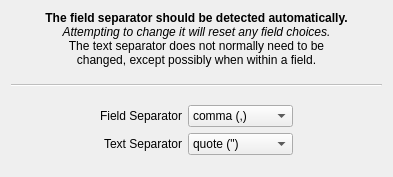
<?xml version="1.0" encoding="UTF-8"?>
<ui version="4.0">
 <class>SeparatorPage</class>
 <widget class="QWidget" name="SeparatorPage">
  <property name="geometry">
   <rect>
    <x>0</x>
    <y>0</y>
    <width>391</width>
    <height>177</height>
   </rect>
  </property>
  <property name="maximumSize">
   <size>
    <width>16777215</width>
    <height>210</height>
   </size>
  </property>
  <property name="windowTitle">
   <string>Separator Wizard Page</string>
  </property>
  <layout class="QGridLayout" name="gridLayout_2">
   <item row="0" column="0">
    <layout class="QVBoxLayout" name="verticalLayout">
     <item>
      <widget class="QLabel" name="label">
       <property name="text">
        <string>&lt;!DOCTYPE HTML PUBLIC &quot;-//W3C//DTD HTML 4.0//EN&quot; &quot;http://www.w3.org/TR/REC-html40/strict.dtd&quot;&gt;
&lt;html&gt;&lt;head&gt;&lt;meta name=&quot;qrichtext&quot; content=&quot;1&quot; /&gt;&lt;style type=&quot;text/css&quot;&gt;
p, li { white-space: pre-wrap; }
&lt;/style&gt;&lt;/head&gt;&lt;body style=&quot; font-family:'DejaVu Sans'; font-size:9pt; font-weight:400; font-style:normal;&quot;&gt;
&lt;p align=&quot;center&quot; style=&quot; margin-top:0px; margin-bottom:0px; margin-left:0px; margin-right:0px; -qt-block-indent:0; text-indent:0px;&quot;&gt;&lt;span style=&quot; font-family:'Sans Serif'; font-weight:600;&quot;&gt;The field separator should be detected automatically.&lt;/span&gt;&lt;/p&gt;
&lt;p align=&quot;center&quot; style=&quot; margin-top:0px; margin-bottom:0px; margin-left:0px; margin-right:0px; -qt-block-indent:0; text-indent:0px;&quot;&gt;&lt;span style=&quot; font-family:'Sans Serif'; font-style:italic;&quot;&gt;Attempting to change it will reset any field choices.&lt;/span&gt;&lt;/p&gt;
&lt;p align=&quot;center&quot; style=&quot; margin-top:0px; margin-bottom:0px; margin-left:0px; margin-right:0px; -qt-block-indent:0; text-indent:0px;&quot;&gt;&lt;span style=&quot; font-family:'Sans Serif';&quot;&gt;The text &lt;/span&gt;&lt;span style=&quot; font-family:'Sans Serif';&quot;&gt;separator&lt;/span&gt;&lt;span style=&quot; font-family:'Sans Serif';&quot;&gt; does not normally need to be&lt;/span&gt;&lt;/p&gt;
&lt;p align=&quot;center&quot; style=&quot; margin-top:0px; margin-bottom:0px; margin-left:0px; margin-right:0px; -qt-block-indent:0; text-indent:0px;&quot;&gt;&lt;span style=&quot; font-family:'Sans Serif';&quot;&gt;changed, except possibly when within a field.&lt;/span&gt;&lt;/p&gt;&lt;/body&gt;&lt;/html&gt;</string>
       </property>
      </widget>
     </item>
     <item>
      <spacer name="verticalSpacer_2">
       <property name="orientation">
        <enum>Qt::Vertical</enum>
       </property>
       <property name="sizeHint" stdset="0">
        <size>
         <width>371</width>
         <height>13</height>
        </size>
       </property>
      </spacer>
     </item>
     <item>
      <widget class="Line" name="line_hor">
       <property name="enabled">
        <bool>false</bool>
       </property>
       <property name="orientation">
        <enum>Qt::Horizontal</enum>
       </property>
      </widget>
     </item>
     <item>
      <spacer name="verticalSpacer_3">
       <property name="orientation">
        <enum>Qt::Vertical</enum>
       </property>
       <property name="sizeHint" stdset="0">
        <size>
         <width>367</width>
         <height>13</height>
        </size>
       </property>
      </spacer>
     </item>
     <item>
      <layout class="QHBoxLayout" name="horizontalLayout">
       <item>
        <spacer name="horizontalSpacer">
         <property name="orientation">
          <enum>Qt::Horizontal</enum>
         </property>
         <property name="sizeHint" stdset="0">
          <size>
           <width>13</width>
           <height>13</height>
          </size>
         </property>
        </spacer>
       </item>
       <item>
        <layout class="QGridLayout" name="gridLayout">
         <item row="1" column="2">
          <widget class="KComboBox" name="comboBox_textDelimiter">
           <item>
            <property name="text">
             <string>quote (&quot;)</string>
            </property>
           </item>
           <item>
            <property name="text">
             <string>apostrophe (')</string>
            </property>
           </item>
          </widget>
         </item>
         <item row="0" column="0">
          <widget class="QLabel" name="labelSet_fieldDelim">
           <property name="enabled">
            <bool>true</bool>
           </property>
           <property name="minimumSize">
            <size>
             <width>0</width>
             <height>0</height>
            </size>
           </property>
           <property name="maximumSize">
            <size>
             <width>16777215</width>
             <height>16777215</height>
            </size>
           </property>
           <property name="accessibleName">
            <string comment="punctuation mark used as field delimiter" extracomment="punctuation mark used as field delimiter"/>
           </property>
           <property name="text">
            <string comment="punctuation mark used as field delimiter">Field Separator</string>
           </property>
           <property name="alignment">
            <set>Qt::AlignRight|Qt::AlignTrailing|Qt::AlignVCenter</set>
           </property>
          </widget>
         </item>
         <item row="0" column="2">
          <widget class="KComboBox" name="comboBox_fieldDelimiter">
           <property name="toolTip">
            <string>Select field delimiter/separator character.
This will reset any existing field choices.</string>
           </property>
           <item>
            <property name="text">
             <string>comma (,)</string>
            </property>
           </item>
           <item>
            <property name="text">
             <string>semiColon (;)</string>
            </property>
           </item>
           <item>
            <property name="text">
             <string>colon (:)</string>
            </property>
           </item>
           <item>
            <property name="text">
             <string>tab (\t)</string>
            </property>
           </item>
          </widget>
         </item>
         <item row="1" column="0">
          <widget class="QLabel" name="labelSet_textDelim_2">
           <property name="minimumSize">
            <size>
             <width>0</width>
             <height>0</height>
            </size>
           </property>
           <property name="text">
            <string>Text Separator</string>
           </property>
           <property name="alignment">
            <set>Qt::AlignRight|Qt::AlignTrailing|Qt::AlignVCenter</set>
           </property>
          </widget>
         </item>
        </layout>
       </item>
       <item>
        <spacer name="horizontalSpacer_2">
         <property name="orientation">
          <enum>Qt::Horizontal</enum>
         </property>
         <property name="sizeHint" stdset="0">
          <size>
           <width>13</width>
           <height>13</height>
          </size>
         </property>
        </spacer>
       </item>
      </layout>
     </item>
     <item>
      <spacer name="verticalSpacer">
       <property name="orientation">
        <enum>Qt::Vertical</enum>
       </property>
       <property name="sizeHint" stdset="0">
        <size>
         <width>138</width>
         <height>13</height>
        </size>
       </property>
      </spacer>
     </item>
    </layout>
   </item>
  </layout>
 </widget>
 <customwidgets>
  <customwidget>
   <class>KComboBox</class>
   <extends>QComboBox</extends>
   <header>kcombobox.h</header>
  </customwidget>
 </customwidgets>
 <resources/>
 <connections/>
</ui>
